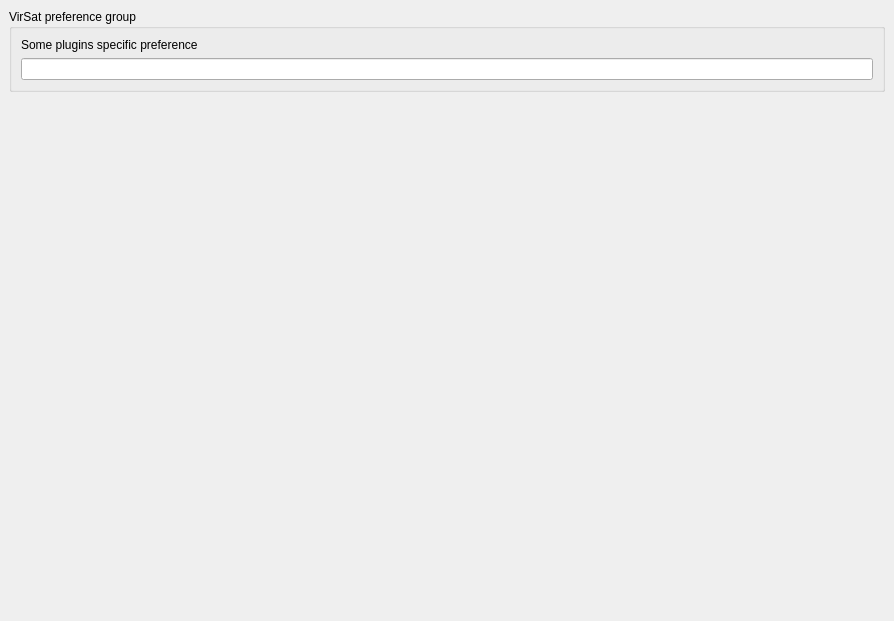
<?xml version="1.0" encoding="UTF-8"?>
<ui version="4.0">
 <class>Form</class>
 <widget class="QWidget" name="Form">
  <property name="geometry">
   <rect>
    <x>0</x>
    <y>0</y>
    <width>894</width>
    <height>621</height>
   </rect>
  </property>
  <property name="windowTitle">
   <string>VirtualSatelliteRESTPlugin</string>
  </property>
  <layout class="QVBoxLayout">
   <property name="spacing">
    <number>6</number>
   </property>
   <property name="leftMargin">
    <number>9</number>
   </property>
   <property name="topMargin">
    <number>9</number>
   </property>
   <property name="rightMargin">
    <number>9</number>
   </property>
   <property name="bottomMargin">
    <number>9</number>
   </property>
   <item>
    <widget class="QGroupBox" name="groupBox_VirSat">
     <property name="title">
      <string>VirSat preference group</string>
     </property>
     <layout class="QVBoxLayout" name="verticalLayout_VirSat">
      <item>
       <widget class="QLabel" name="label_2">
        <property name="text">
         <string>Some plugins specific preference</string>
        </property>
       </widget>
      </item>
      <item>
       <widget class="Gui::PrefLineEdit" name="lineEdit_VirSat">
        <property name="prefEntry" stdset="0">
         <cstring>VirSatPref</cstring>
        </property>
        <property name="prefPath" stdset="0">
         <cstring>Mod/VirtualSatelliteCAD</cstring>
        </property>
       </widget>
      </item>
     </layout>
    </widget>
   </item>
   <item>
    <spacer name="verticalSpacer">
     <property name="orientation">
      <enum>Qt::Vertical</enum>
     </property>
     <property name="sizeHint" stdset="0">
      <size>
       <width>20</width>
       <height>40</height>
      </size>
     </property>
    </spacer>
   </item>
  </layout>
 </widget>
 <customwidgets>
  <customwidget>
   <class>Gui::PrefLineEdit</class>
   <extends>QLineEdit</extends>
   <header>Gui/PrefWidgets.h</header>
  </customwidget>
 </customwidgets>
 <resources/>
 <connections/>
</ui>
